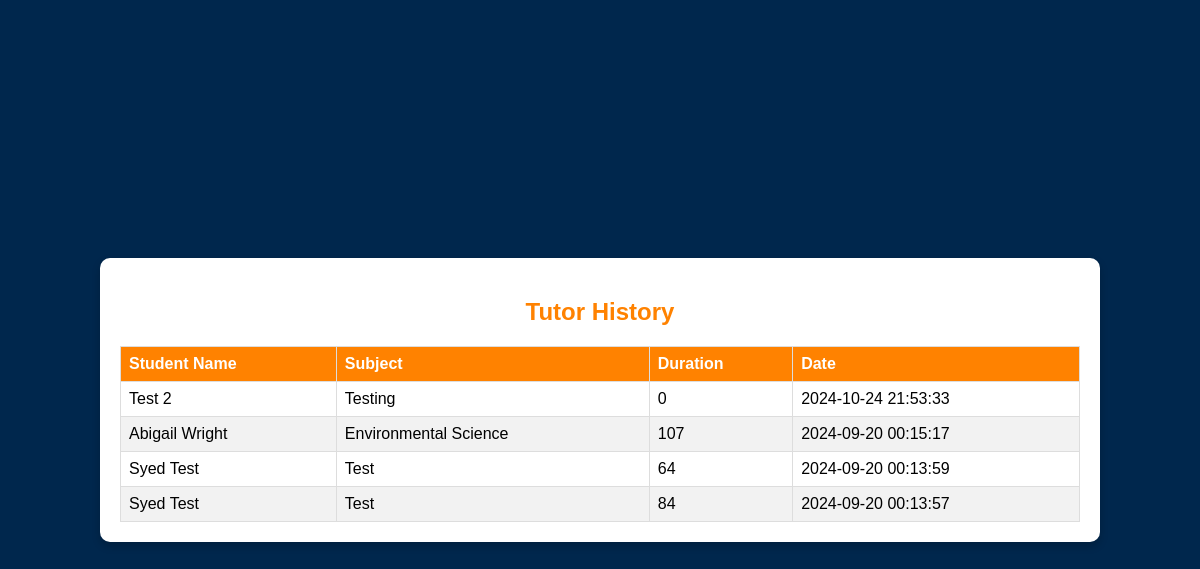
/tutor_history.php, run on an earlier commit of the app's database.
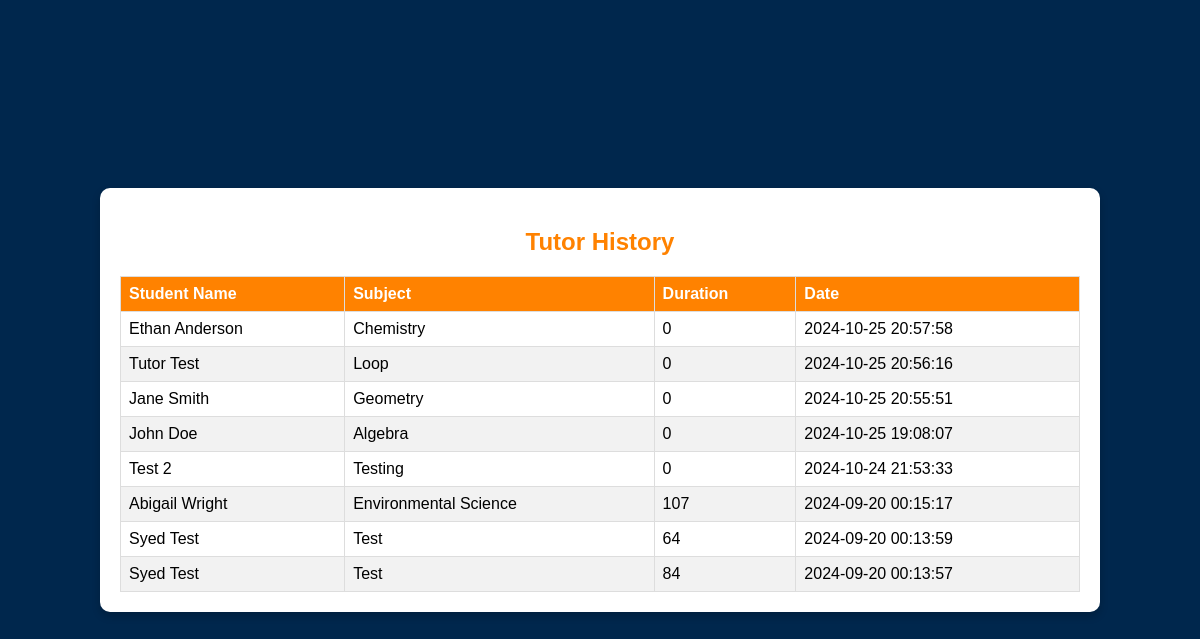
And on a later commit of the database.
### tables this page shows
CREATE TABLE `tutor_sessions` (
  `id` int(11) NOT NULL,
  `student_name` varchar(255) DEFAULT NULL,
  `student_id` varchar(50) DEFAULT NULL,
  `subject` varchar(255) DEFAULT NULL,
  `session_type` varchar(20) DEFAULT NULL,
  `session_duration` int(11) DEFAULT NULL,
  `session_date` timestamp NOT NULL DEFAULT current_timestamp()
);

### tutor_history.php (the view, shortened to what this page needs)
<?php
require 'db_connect.php';
$query = "SELECT * FROM tutor_sessions ORDER BY session_date DESC";
$stmt = $conn->prepare($query);
$stmt->execute();
$tutorHistory = $stmt->fetchAll(PDO::FETCH_ASSOC);
?>
<!DOCTYPE html>
<html lang="en">
<head>
</head>
<body>
    <div class="container">
        <h2>Tutor History</h2>
        <table>
            <thead>
                <tr>
                    <th>Student Name</th>
                    <th>Subject</th>
                    <th>Duration</th>
                    <th>Date</th>
                </tr>
            </thead>
            <tbody>
                <?php foreach ($tutorHistory as $history): ?>
                <tr>
                    <td><?php echo htmlspecialchars($history['student_name']); ?></td>
                    <td><?php echo htmlspecialchars($history['subject']); ?></td>
                    <td><?php echo htmlspecialchars($history['session_duration']); ?></td>
                    <td><?php echo htmlspecialchars($history['session_date']); ?></td>
                </tr>
                <?php endforeach; ?>
            </tbody>
        </table>
    </div>
</body>
</html>

### tutor_history.php (style rules this page uses)
body { font-family: Arial, sans-serif; background-color: #00274d; color: white; margin: 0; padding: 0; display: flex; justify-content: center; align-items: center; height: 100vh; }
.container { width: 80%; max-width: 1200px; background-color: white; color: black; padding: 20px; border-radius: 10px; box-shadow: 0 4px 8px rgba(0, 0, 0, 0.2); }
h2 { text-align: center; color: #ff8200; }
table { width: 100%; border-collapse: collapse; margin-top: 20px; }
table, th, td { border: 1px solid #ddd; padding: 8px; text-align: left; }
th { background-color: #ff8200; color: white; }
tr:nth-child(even) { background-color: #f2f2f2; }

What changed in the data, as far as the page shows it:
added tutor_sessions: student_name "Ethan Anderson", subject "Chemistry", session_duration "0", session_date "2024-10-25 20:57:58"
added tutor_sessions: student_name "Tutor Test", subject "Loop", session_duration "0", session_date "2024-10-25 20:56:16"
added tutor_sessions: student_name "Jane Smith", subject "Geometry", session_duration "0", session_date "2024-10-25 20:55:51"
added tutor_sessions: student_name "John Doe", subject "Algebra", session_duration "0", session_date "2024-10-25 19:08:07"
